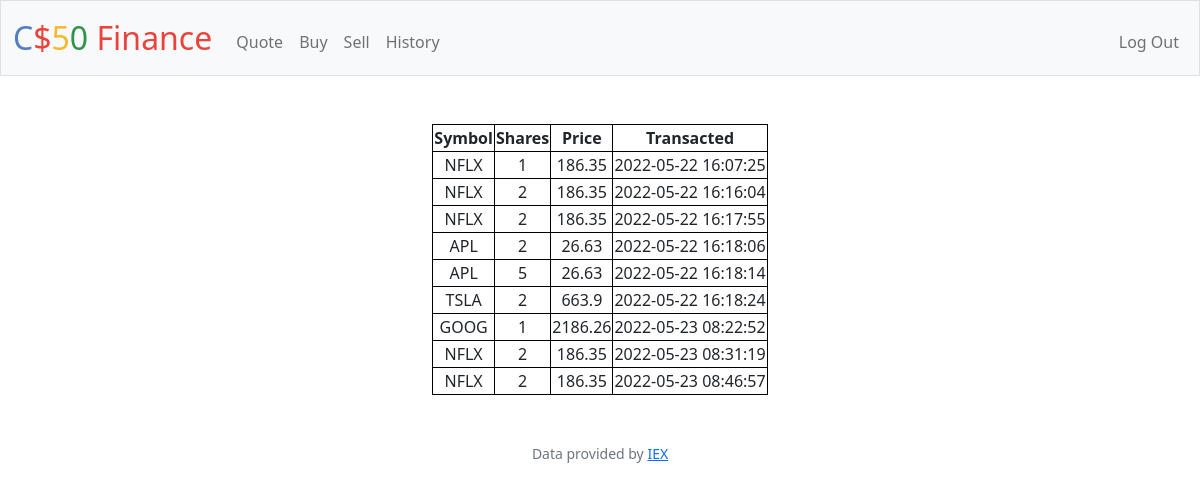
The app's page /history (signed in) with its own data.
### tables this page shows
CREATE TABLE stocks (stockid INTEGER PRIMARY KEY AUTOINCREMENT NOT NULL, userid INTEGER, stocksymbol TEXT, shares INTEGER, Timestamp DATETIME DEFAULT CURRENT_TIMESTAMP, share_price REAL, company, status TEXT, FOREIGN KEY (userid) REFERENCES users (id) ON DELETE CASCADE ON UPDATE NO ACTION);

### app.py (the view)
@app.route("/history")
@login_required
def history():
    rows= db.execute("SELECT stocksymbol, shares, share_price, Timestamp FROM stocks WHERE userid=?", session['user_id'])
    print("ROWSSSSSSSSS", rows)
    return render_template("history.html", rows=rows)

### app.py (called while the page is built)
@app.after_request
def after_request(response):
    response.headers["Cache-Control"] = "no-cache, no-store, must-revalidate"
    response.headers["Expires"] = 0
    response.headers["Pragma"] = "no-cache"
    return response

### helpers.py (called while the page is built)
def login_required(f):
    @wraps(f)
    def decorated_function(*args, **kwargs):
        if session.get("user_id") is None:
            return redirect("/login")
        return f(*args, **kwargs)
    return decorated_function

### templates/history.html (shortened to what this page needs)
{% extends "layout.html" %}
{% block main %}
    <table style="margin-left:auto;margin-right:auto;">
        <thead>
            <th> Symbol</th>
            <th> Shares</th>
            <th> Price</th>
            <th> Transacted</th>
        </thead>
        <tbody>
            {% for row in rows %}
            <tr>
                <td>{{ row.stocksymbol }}</td>
                <td>{{ row.shares }}</td>
                <td>{{ row.share_price }}</td>
                <td>{{row.Timestamp}}</td>
            </tr>
            {% endfor %}
        </tbody>
    </table>
{% endblock %}

### static/styles.css (style rules this page uses)
table, th, td { border: 1px solid black; }

### records on screen
stocks: stocksymbol "NFLX", shares "1", share_price "186.35", Timestamp "2022-05-22 16:07:25"
stocks: stocksymbol "NFLX", shares "2", share_price "186.35", Timestamp "2022-05-22 16:16:04"
stocks: stocksymbol "NFLX", shares "2", share_price "186.35", Timestamp "2022-05-22 16:17:55"
stocks: stocksymbol "APL", shares "2", share_price "26.63", Timestamp "2022-05-22 16:18:06"
stocks: stocksymbol "APL", shares "5", share_price "26.63", Timestamp "2022-05-22 16:18:14"
stocks: stocksymbol "TSLA", shares "2", share_price "663.9", Timestamp "2022-05-22 16:18:24"
stocks: stocksymbol "GOOG", shares "1", share_price "2186.26", Timestamp "2022-05-23 08:22:52"
stocks: stocksymbol "NFLX", shares "2", share_price "186.35", Timestamp "2022-05-23 08:31:19"
stocks: stocksymbol "NFLX", shares "2", share_price "186.35", Timestamp "2022-05-23 08:46:57"
